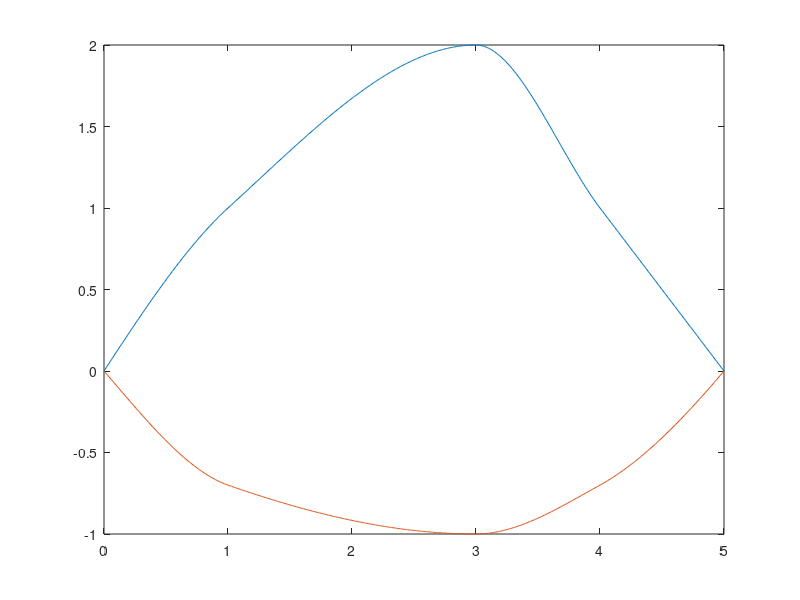

This chart was generated by the following MATLAB code:
xg=[0,1,3,4,5]
yg=[0,1,2,1,0]
xgi=xg(1):0.01:xg(end)
ygi=interp1(xg,yg,xgi,'cubic')
plot(xgi,ygi)
hold on

xd=[0,1,3,4,5]
yd=[0,-0.7,-1,-0.7,0]
xdi=xg(1):0.01:xd(end)
ydi=interp1(xd,yd,xdi,'cubic')
plot(xdi,ydi)
hold on